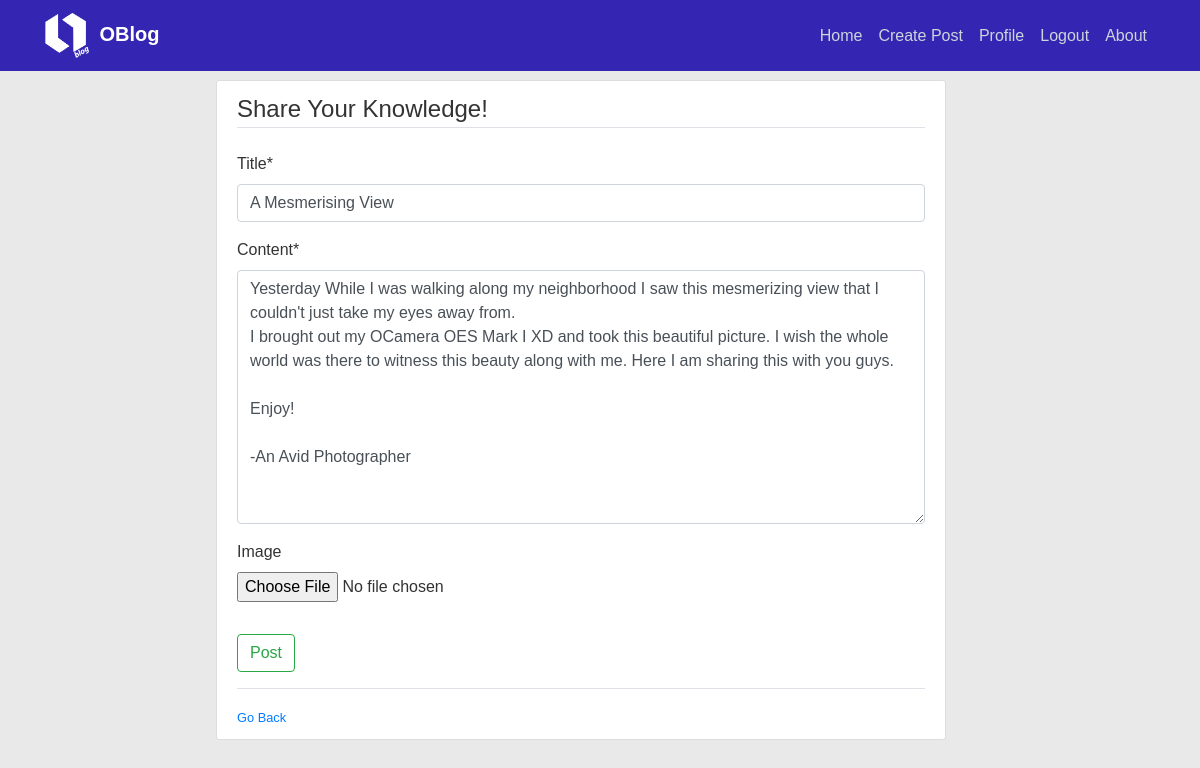
The page /post/42/update (signed in) on the database as committed earlier.
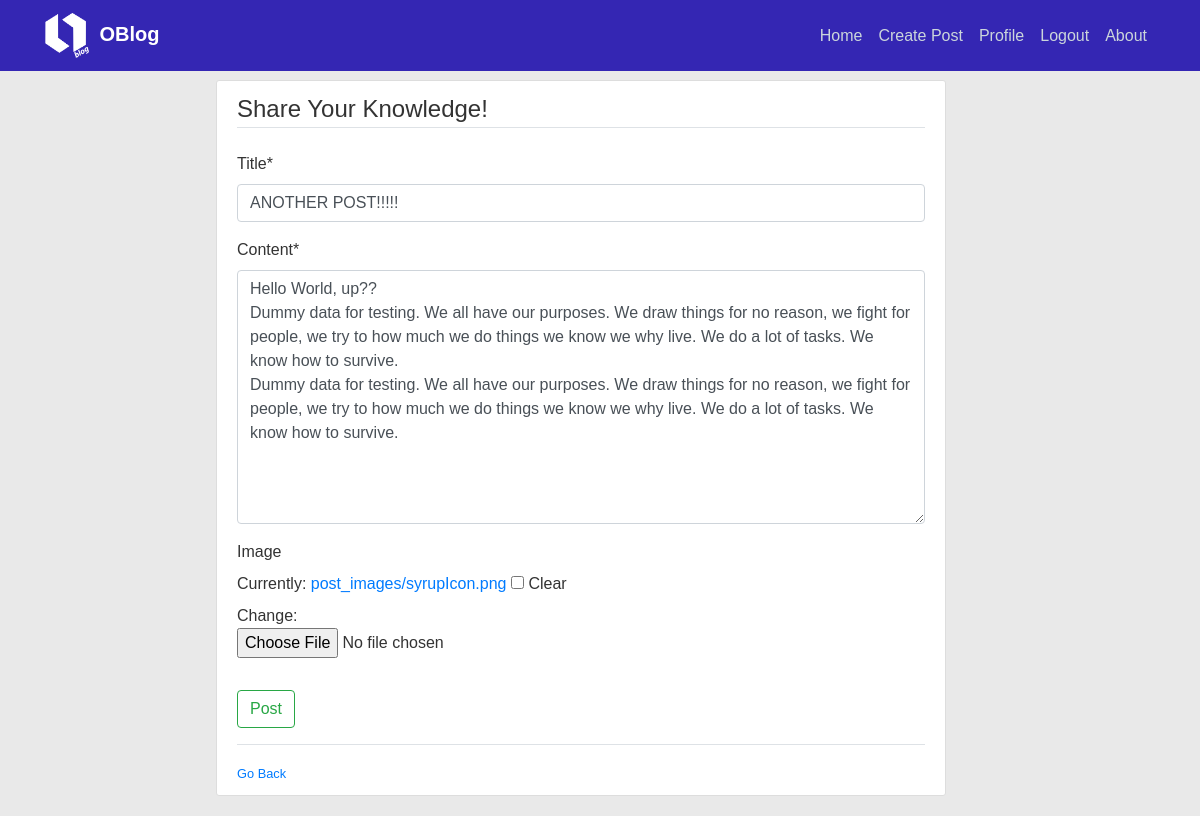
The same page on the database as committed later.
### blog/models.py (models this page shows, shortened)
class Post(models.Model):
    title = models.CharField(max_length=100)
    content = models.TextField()
    image = ResizedImageField(
        size=[620, 500], upload_to='post_images', blank=True, null=True)
    date_posted = models.DateTimeField(default=timezone.now)
    author = models.ForeignKey(User, on_delete=models.CASCADE)

### blog/views.py (the view, shortened to what this page needs)
# urls.py: path('post/<int:pk>/update', PostUpdateView.as_view(),  name='post-update'),
class PostUpdateView(LoginRequiredMixin, UserPassesTestMixin, UpdateView):
    model = Post
    fields = ['title', 'content', 'image']
    def test_func(self):
        post = self.get_object()
        if self.request.user == post.author:
            return True
        return False

### blog/templates/blog/post_form.html (shortened to what this page needs)
{% extends 'blog/base.html' %}
{% load crispy_forms_tags %}
{% block content %}
    <div class="content-section">
        <form method="POST" enctype='multipart/form-data' >
            <fieldset class="form-group">
                <legend class="border-bottom mb-4"> Share Your Knowledge! </legend>
                {{ form|crispy }}
            </fieldset>
            <div class="form-group">
                <button class="btn btn-outline-success" type="submit">Post</button>
            </div>
        </form>
        <div class="border-top pt-3 ">
            <small class="text-muted">
                <a class="ml-.5" href="{% url 'blog-home' %}"> Go Back</a>
            </small>
        </div>
    </div>
{% endblock content %}

Rows that differ between the two databases and show on the page:
changed Post: title "A Mesmerising View" → "ANOTHER POST!!!!!"; content "Yesterday While I was walking along my neighborhood I saw this mesmerizing view that I couldn't just take my eyes away from. I brought out my OCamera OES Mark I XD and took this beautiful picture. I wish the whole world was there to witness this beauty along with me. Here I am sharing this with you guys. Enjoy! -An Avid Photographer" → "Hello World, up?? Dummy data for testing. We all have our purposes. We draw things for no reason, we fight for people, we try to how much we do things we know we why live. We do a lot of tasks. We know how to survive. Dummy data for testing. We all have our purposes. We draw things for no reason, we fight for people, we try to how much we do things we know we why live. We do a lot of tasks. We know how to survive."
Other text that changed with them:
form field form: (not shown) → "☐"
text no longer shown: "Title * Content * Image"
text now shown: "Title * Content * Image Currently: post_images/syrupIcon.png Clear Change:"
